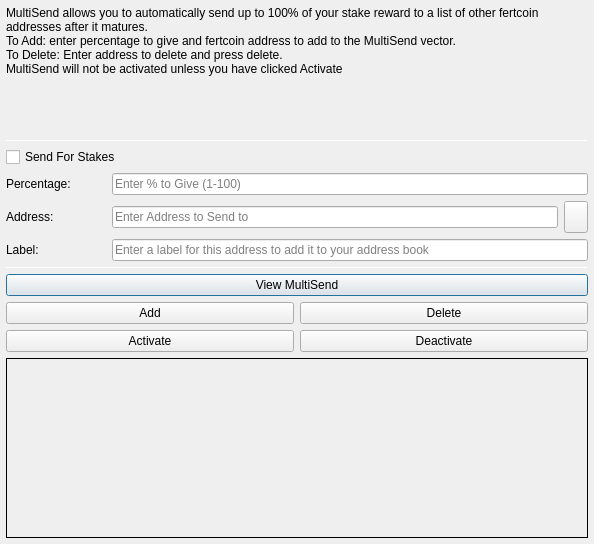
<?xml version="1.0" encoding="UTF-8"?>
<ui version="4.0">
 <class>MultiSendDialog</class>
 <widget class="QDialog" name="MultiSendDialog">
  <property name="windowModality">
   <enum>Qt::NonModal</enum>
  </property>
  <property name="geometry">
   <rect>
    <x>0</x>
    <y>0</y>
    <width>594</width>
    <height>544</height>
   </rect>
  </property>
  <property name="windowTitle">
   <string>MultiSend</string>
  </property>
  <layout class="QVBoxLayout" name="verticalLayout" stretch="0">
   <property name="margin">
    <number>6</number>
   </property>
   <item>
    <layout class="QVBoxLayout" name="verticalLayout_Main" stretch="1,1,1,0,1,1,1">
     <item>
      <widget class="QLabel" name="label_2">
       <property name="lineWidth">
        <number>1</number>
       </property>
       <property name="text">
        <string>MultiSend allows you to automatically send up to 100% of your stake reward to a list of other fertcoin addresses after it matures.
To Add: enter percentage to give and fertcoin address to add to the MultiSend vector.
To Delete: Enter address to delete and press delete.
MultiSend will not be activated unless you have clicked Activate</string> <!--or masternode -->
       </property>
       <property name="alignment">
        <set>Qt::AlignLeading|Qt::AlignLeft|Qt::AlignTop</set>
       </property>
       <property name="wordWrap">
        <bool>true</bool>
       </property>
      </widget>
     </item>
     <item>
      <widget class="Line" name="line">
       <property name="minimumSize">
        <size>
         <width>0</width>
         <height>1</height>
        </size>
       </property>
       <property name="maximumSize">
        <size>
         <width>16777215</width>
         <height>1</height>
        </size>
       </property>
       <property name="orientation">
        <enum>Qt::Horizontal</enum>
       </property>
      </widget>
     </item>
     <item>
      <layout class="QVBoxLayout" name="verticalLayout_Settings">
       <item>
        <layout class="QHBoxLayout" name="horizontalLayout">
         <item>
          <widget class="QCheckBox" name="multiSendStakeCheckBox">
           <property name="text">
            <string>Send For Stakes</string>
           </property>
          </widget>
         </item>
         <!--
         <item>
          <widget class="QCheckBox" name="multiSendMasternodeCheckBox">
           <property name="text">
            <string>Send For Masternode Rewards</string>
           </property>
          </widget>
         </item>
         -->
        </layout>
       </item>
       <item>
        <layout class="QHBoxLayout" name="horizontalLayout_6">
         <item>
          <widget class="QLabel" name="label">
           <property name="minimumSize">
            <size>
             <width>100</width>
             <height>0</height>
            </size>
           </property>
           <property name="toolTip">
            <string>Percentage of stake to send</string>
           </property>
           <property name="text">
            <string>Percentage:</string>
           </property>
          </widget>
         </item>
         <item>
          <widget class="QLineEdit" name="multiSendPercentEdit">
           <property name="toolTip">
            <string>Enter whole numbers 1 - 100</string>
           </property>
           <property name="placeholderText">
            <string>Enter % to Give (1-100)</string>
           </property>
          </widget>
         </item>
        </layout>
       </item>
       <item>
        <layout class="QHBoxLayout" name="horizontalLayout_7">
         <item>
          <widget class="QLabel" name="label_5">
           <property name="minimumSize">
            <size>
             <width>100</width>
             <height>0</height>
            </size>
           </property>
           <property name="toolTip">
            <string>Address to send portion of stake to</string>
           </property>
           <property name="text">
            <string>Address:</string>
           </property>
          </widget>
         </item>
         <item>
          <widget class="QLineEdit" name="multiSendAddressEdit">
           <property name="toolTip">
            <string/>
           </property>
           <property name="placeholderText">
            <string>Enter Address to Send to</string>
           </property>
          </widget>
         </item>
         <item>
          <widget class="QToolButton" name="addressBookButton">
           <property name="maximumSize">
            <size>
             <width>16777215</width>
             <height>32</height>
            </size>
           </property>
           <property name="toolTip">
            <string>Choose an address from the address book</string>
           </property>
           <property name="text">
            <string/>
           </property>
           <property name="icon">
            <iconset resource="../fertcoin.qrc">
             <normaloff>:/icons/address-book</normaloff>:/icons/address-book</iconset>
           </property>
           <property name="shortcut">
            <string>Alt+A</string>
           </property>
          </widget>
         </item>
        </layout>
       </item>
      </layout>
     </item>
     <item>
      <layout class="QHBoxLayout" name="horizontalLayout_3">
       <item>
        <widget class="QLabel" name="label_3">
         <property name="minimumSize">
          <size>
           <width>100</width>
           <height>0</height>
          </size>
         </property>
         <property name="text">
          <string>Label:</string>
         </property>
        </widget>
       </item>
       <item>
        <widget class="QLineEdit" name="labelAddressLabelEdit">
         <property name="placeholderText">
          <string>Enter a label for this address to add it to your address book</string>
         </property>
        </widget>
       </item>
      </layout>
     </item>
     <item>
      <widget class="Line" name="line_2">
       <property name="minimumSize">
        <size>
         <width>0</width>
         <height>1</height>
        </size>
       </property>
       <property name="maximumSize">
        <size>
         <width>16777215</width>
         <height>1</height>
        </size>
       </property>
       <property name="orientation">
        <enum>Qt::Horizontal</enum>
       </property>
      </widget>
     </item>
     <item>
      <layout class="QVBoxLayout" name="verticalLayout_Buttons">
       <item>
        <layout class="QHBoxLayout" name="horizontalLayout_4">
         <item>
          <widget class="QPushButton" name="viewButton">
           <property name="toolTip">
            <string/>
           </property>
           <property name="statusTip">
            <string>View MultiSend Vector</string>
           </property>
           <property name="text">
            <string>View MultiSend</string>
           </property>
          </widget>
         </item>
        </layout>
       </item>
       <item>
        <layout class="QHBoxLayout" name="horizontalLayout_2">
         <item>
          <widget class="QPushButton" name="addButton">
           <property name="toolTip">
            <string/>
           </property>
           <property name="statusTip">
            <string>Add to MultiSend Vector</string>
           </property>
           <property name="text">
            <string>Add</string>
           </property>
          </widget>
         </item>
         <item>
          <widget class="QPushButton" name="deleteButton">
           <property name="toolTip">
            <string/>
           </property>
           <property name="statusTip">
            <string>Delete Address From MultiSend Vector</string>
           </property>
           <property name="text">
            <string>Delete</string>
           </property>
          </widget>
         </item>
        </layout>
       </item>
       <item>
        <layout class="QHBoxLayout" name="horizontalLayout_5">
         <item>
          <widget class="QPushButton" name="activateButton">
           <property name="statusTip">
            <string>Activate MultiSend</string>
           </property>
           <property name="text">
            <string>Activate</string>
           </property>
          </widget>
         </item>
         <item>
          <widget class="QPushButton" name="disableButton">
           <property name="statusTip">
            <string>Deactivate MultiSend</string>
           </property>
           <property name="text">
            <string>Deactivate</string>
           </property>
          </widget>
         </item>
        </layout>
       </item>
      </layout>
     </item>
     <item>
      <widget class="QLabel" name="message">
       <property name="minimumSize">
        <size>
         <width>0</width>
         <height>180</height>
        </size>
       </property>
       <property name="frameShape">
        <enum>QFrame::Panel</enum>
       </property>
       <property name="frameShadow">
        <enum>QFrame::Plain</enum>
       </property>
       <property name="lineWidth">
        <number>1</number>
       </property>
       <property name="midLineWidth">
        <number>1</number>
       </property>
       <property name="text">
        <string/>
       </property>
       <property name="alignment">
        <set>Qt::AlignLeading|Qt::AlignLeft|Qt::AlignTop</set>
       </property>
       <property name="wordWrap">
        <bool>true</bool>
       </property>
      </widget>
     </item>
    </layout>
   </item>
  </layout>
 </widget>
 <resources>
  <include location="../fertcoin.qrc"/>
 </resources>
 <connections/>
</ui>
